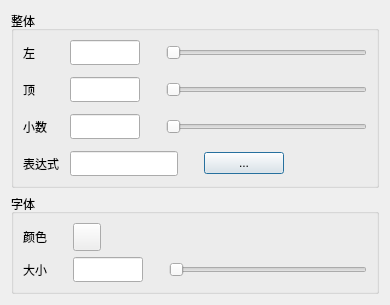
<?xml version="1.0" encoding="UTF-8"?>
<ui version="4.0">
 <class>CLedDialog</class>
 <widget class="QDialog" name="CLedDialog">
  <property name="geometry">
   <rect>
    <x>0</x>
    <y>0</y>
    <width>390</width>
    <height>305</height>
   </rect>
  </property>
  <property name="windowTitle">
   <string>Dialog</string>
  </property>
  <layout class="QGridLayout" name="gridLayout_3">
   <item row="0" column="0">
    <widget class="QGroupBox" name="groupBox">
     <property name="title">
      <string>整体</string>
     </property>
     <layout class="QGridLayout" name="gridLayout">
      <item row="0" column="0">
       <layout class="QVBoxLayout" name="verticalLayout">
        <item>
         <layout class="QHBoxLayout" name="horizontalLayout">
          <item>
           <widget class="QLabel" name="label">
            <property name="text">
             <string>左</string>
            </property>
           </widget>
          </item>
          <item>
           <spacer name="horizontalSpacer">
            <property name="orientation">
             <enum>Qt::Horizontal</enum>
            </property>
            <property name="sizeType">
             <enum>QSizePolicy::Fixed</enum>
            </property>
            <property name="sizeHint" stdset="0">
             <size>
              <width>29</width>
              <height>20</height>
             </size>
            </property>
           </spacer>
          </item>
          <item>
           <widget class="QLineEdit" name="leftEdit">
            <property name="minimumSize">
             <size>
              <width>70</width>
              <height>25</height>
             </size>
            </property>
            <property name="maximumSize">
             <size>
              <width>70</width>
              <height>25</height>
             </size>
            </property>
           </widget>
          </item>
          <item>
           <spacer name="horizontalSpacer_2">
            <property name="orientation">
             <enum>Qt::Horizontal</enum>
            </property>
            <property name="sizeType">
             <enum>QSizePolicy::Fixed</enum>
            </property>
            <property name="sizeHint" stdset="0">
             <size>
              <width>20</width>
              <height>20</height>
             </size>
            </property>
           </spacer>
          </item>
          <item>
           <widget class="QSlider" name="leftSlider">
            <property name="maximum">
             <number>1000</number>
            </property>
            <property name="orientation">
             <enum>Qt::Horizontal</enum>
            </property>
           </widget>
          </item>
         </layout>
        </item>
        <item>
         <spacer name="verticalSpacer">
          <property name="orientation">
           <enum>Qt::Vertical</enum>
          </property>
          <property name="sizeType">
           <enum>QSizePolicy::Expanding</enum>
          </property>
          <property name="sizeHint" stdset="0">
           <size>
            <width>20</width>
            <height>13</height>
           </size>
          </property>
         </spacer>
        </item>
        <item>
         <layout class="QHBoxLayout" name="horizontalLayout_2">
          <item>
           <widget class="QLabel" name="label_2">
            <property name="text">
             <string>顶</string>
            </property>
           </widget>
          </item>
          <item>
           <spacer name="horizontalSpacer_3">
            <property name="orientation">
             <enum>Qt::Horizontal</enum>
            </property>
            <property name="sizeType">
             <enum>QSizePolicy::Fixed</enum>
            </property>
            <property name="sizeHint" stdset="0">
             <size>
              <width>29</width>
              <height>20</height>
             </size>
            </property>
           </spacer>
          </item>
          <item>
           <widget class="QLineEdit" name="topEdit">
            <property name="minimumSize">
             <size>
              <width>70</width>
              <height>25</height>
             </size>
            </property>
            <property name="maximumSize">
             <size>
              <width>70</width>
              <height>25</height>
             </size>
            </property>
           </widget>
          </item>
          <item>
           <spacer name="horizontalSpacer_4">
            <property name="orientation">
             <enum>Qt::Horizontal</enum>
            </property>
            <property name="sizeType">
             <enum>QSizePolicy::Fixed</enum>
            </property>
            <property name="sizeHint" stdset="0">
             <size>
              <width>20</width>
              <height>20</height>
             </size>
            </property>
           </spacer>
          </item>
          <item>
           <widget class="QSlider" name="topSlider">
            <property name="maximum">
             <number>1000</number>
            </property>
            <property name="orientation">
             <enum>Qt::Horizontal</enum>
            </property>
           </widget>
          </item>
         </layout>
        </item>
        <item>
         <spacer name="verticalSpacer_2">
          <property name="orientation">
           <enum>Qt::Vertical</enum>
          </property>
          <property name="sizeType">
           <enum>QSizePolicy::Expanding</enum>
          </property>
          <property name="sizeHint" stdset="0">
           <size>
            <width>20</width>
            <height>13</height>
           </size>
          </property>
         </spacer>
        </item>
        <item>
         <layout class="QHBoxLayout" name="horizontalLayout_3">
          <item>
           <widget class="QLabel" name="label_3">
            <property name="text">
             <string>小数</string>
            </property>
           </widget>
          </item>
          <item>
           <spacer name="horizontalSpacer_5">
            <property name="orientation">
             <enum>Qt::Horizontal</enum>
            </property>
            <property name="sizeType">
             <enum>QSizePolicy::Fixed</enum>
            </property>
            <property name="sizeHint" stdset="0">
             <size>
              <width>17</width>
              <height>20</height>
             </size>
            </property>
           </spacer>
          </item>
          <item>
           <widget class="QLineEdit" name="decimalsEdit">
            <property name="minimumSize">
             <size>
              <width>70</width>
              <height>25</height>
             </size>
            </property>
            <property name="maximumSize">
             <size>
              <width>70</width>
              <height>25</height>
             </size>
            </property>
           </widget>
          </item>
          <item>
           <spacer name="horizontalSpacer_6">
            <property name="orientation">
             <enum>Qt::Horizontal</enum>
            </property>
            <property name="sizeType">
             <enum>QSizePolicy::Fixed</enum>
            </property>
            <property name="sizeHint" stdset="0">
             <size>
              <width>20</width>
              <height>20</height>
             </size>
            </property>
           </spacer>
          </item>
          <item>
           <widget class="QSlider" name="decimalsSlider">
            <property name="maximum">
             <number>6</number>
            </property>
            <property name="orientation">
             <enum>Qt::Horizontal</enum>
            </property>
           </widget>
          </item>
         </layout>
        </item>
        <item>
         <spacer name="verticalSpacer_3">
          <property name="orientation">
           <enum>Qt::Vertical</enum>
          </property>
          <property name="sizeType">
           <enum>QSizePolicy::Expanding</enum>
          </property>
          <property name="sizeHint" stdset="0">
           <size>
            <width>20</width>
            <height>13</height>
           </size>
          </property>
         </spacer>
        </item>
        <item>
         <layout class="QHBoxLayout" name="horizontalLayout_4">
          <item>
           <widget class="QLabel" name="label_4">
            <property name="text">
             <string>表达式</string>
            </property>
           </widget>
          </item>
          <item>
           <spacer name="horizontalSpacer_7">
            <property name="orientation">
             <enum>Qt::Horizontal</enum>
            </property>
            <property name="sizeType">
             <enum>QSizePolicy::Fixed</enum>
            </property>
            <property name="sizeHint" stdset="0">
             <size>
              <width>5</width>
              <height>20</height>
             </size>
            </property>
           </spacer>
          </item>
          <item>
           <widget class="QLineEdit" name="expEdit">
            <property name="minimumSize">
             <size>
              <width>0</width>
              <height>25</height>
             </size>
            </property>
            <property name="maximumSize">
             <size>
              <width>16777215</width>
              <height>25</height>
             </size>
            </property>
           </widget>
          </item>
          <item>
           <spacer name="horizontalSpacer_8">
            <property name="orientation">
             <enum>Qt::Horizontal</enum>
            </property>
            <property name="sizeType">
             <enum>QSizePolicy::Fixed</enum>
            </property>
            <property name="sizeHint" stdset="0">
             <size>
              <width>20</width>
              <height>20</height>
             </size>
            </property>
           </spacer>
          </item>
          <item>
           <widget class="QPushButton" name="expBtn">
            <property name="text">
             <string>...</string>
            </property>
           </widget>
          </item>
          <item>
           <spacer name="horizontalSpacer_9">
            <property name="orientation">
             <enum>Qt::Horizontal</enum>
            </property>
            <property name="sizeHint" stdset="0">
             <size>
              <width>40</width>
              <height>20</height>
             </size>
            </property>
           </spacer>
          </item>
         </layout>
        </item>
       </layout>
      </item>
     </layout>
    </widget>
   </item>
   <item row="1" column="0">
    <widget class="QGroupBox" name="groupBox_2">
     <property name="title">
      <string>字体</string>
     </property>
     <layout class="QGridLayout" name="gridLayout_2">
      <item row="0" column="0">
       <layout class="QVBoxLayout" name="verticalLayout_2">
        <item>
         <layout class="QHBoxLayout" name="horizontalLayout_5">
          <item>
           <widget class="QLabel" name="label_5">
            <property name="text">
             <string>颜色</string>
            </property>
           </widget>
          </item>
          <item>
           <spacer name="horizontalSpacer_10">
            <property name="orientation">
             <enum>Qt::Horizontal</enum>
            </property>
            <property name="sizeType">
             <enum>QSizePolicy::Fixed</enum>
            </property>
            <property name="sizeHint" stdset="0">
             <size>
              <width>20</width>
              <height>20</height>
             </size>
            </property>
           </spacer>
          </item>
          <item>
           <widget class="QPushButton" name="colorBtn">
            <property name="minimumSize">
             <size>
              <width>28</width>
              <height>28</height>
             </size>
            </property>
            <property name="maximumSize">
             <size>
              <width>28</width>
              <height>28</height>
             </size>
            </property>
            <property name="text">
             <string/>
            </property>
           </widget>
          </item>
          <item>
           <spacer name="horizontalSpacer_11">
            <property name="orientation">
             <enum>Qt::Horizontal</enum>
            </property>
            <property name="sizeHint" stdset="0">
             <size>
              <width>40</width>
              <height>20</height>
             </size>
            </property>
           </spacer>
          </item>
         </layout>
        </item>
        <item>
         <spacer name="verticalSpacer_4">
          <property name="orientation">
           <enum>Qt::Vertical</enum>
          </property>
          <property name="sizeType">
           <enum>QSizePolicy::Expanding</enum>
          </property>
          <property name="sizeHint" stdset="0">
           <size>
            <width>20</width>
            <height>10</height>
           </size>
          </property>
         </spacer>
        </item>
        <item>
         <layout class="QHBoxLayout" name="horizontalLayout_6">
          <item>
           <widget class="QLabel" name="label_6">
            <property name="text">
             <string>大小</string>
            </property>
           </widget>
          </item>
          <item>
           <spacer name="horizontalSpacer_12">
            <property name="orientation">
             <enum>Qt::Horizontal</enum>
            </property>
            <property name="sizeType">
             <enum>QSizePolicy::Fixed</enum>
            </property>
            <property name="sizeHint" stdset="0">
             <size>
              <width>20</width>
              <height>20</height>
             </size>
            </property>
           </spacer>
          </item>
          <item>
           <widget class="QLineEdit" name="sizeEdit">
            <property name="minimumSize">
             <size>
              <width>70</width>
              <height>25</height>
             </size>
            </property>
            <property name="maximumSize">
             <size>
              <width>70</width>
              <height>25</height>
             </size>
            </property>
           </widget>
          </item>
          <item>
           <spacer name="horizontalSpacer_13">
            <property name="orientation">
             <enum>Qt::Horizontal</enum>
            </property>
            <property name="sizeType">
             <enum>QSizePolicy::Fixed</enum>
            </property>
            <property name="sizeHint" stdset="0">
             <size>
              <width>20</width>
              <height>20</height>
             </size>
            </property>
           </spacer>
          </item>
          <item>
           <widget class="QSlider" name="sizeSlider">
            <property name="minimum">
             <number>50</number>
            </property>
            <property name="maximum">
             <number>200</number>
            </property>
            <property name="orientation">
             <enum>Qt::Horizontal</enum>
            </property>
           </widget>
          </item>
         </layout>
        </item>
       </layout>
      </item>
     </layout>
    </widget>
   </item>
  </layout>
 </widget>
 <resources/>
 <connections/>
</ui>
